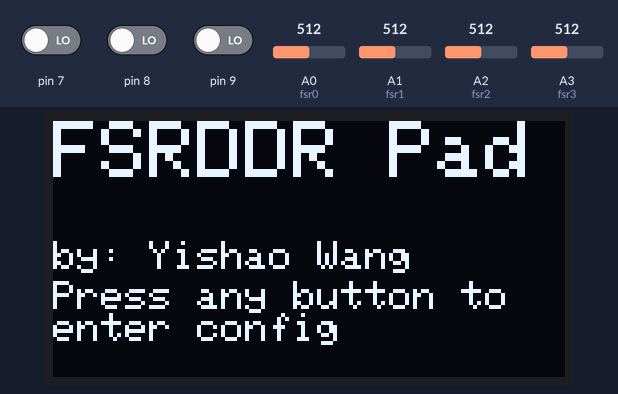
The sketch below on a simulated Arduino Leonardo, built with avr-gcc and run on an emulated ATmega32U4. On the bench: 128×64 one-colour display. Inputs (shaded band) come from the test bench; at power-on: pin 7 LOW, pin 8 LOW, pin 9 LOW, A0 (fsr0) = 512, A1 (fsr1) = 512, A2 (fsr2) = 512, A3 (fsr3) = 512. USB keyboard and mouse output is not drawn.

Above: at 1.2 s.
1.3 s: pin 7 driven HIGH
At 1.83 s:
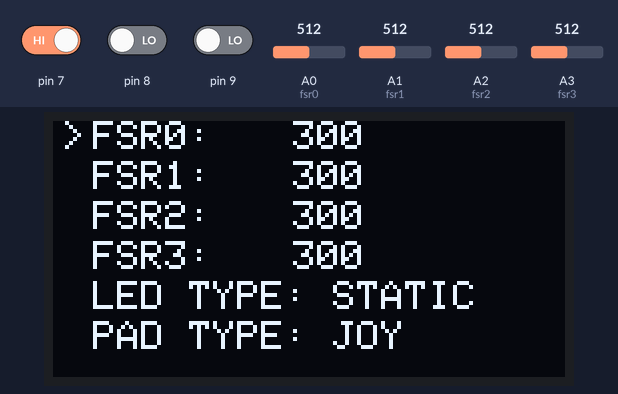
4.3 s: pin 8 driven HIGH
At 4.5 s:
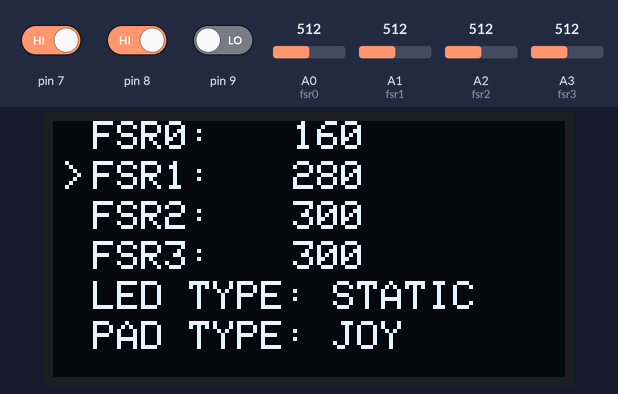
5.8 s: pin 9 driven HIGH
At 6.17 s:
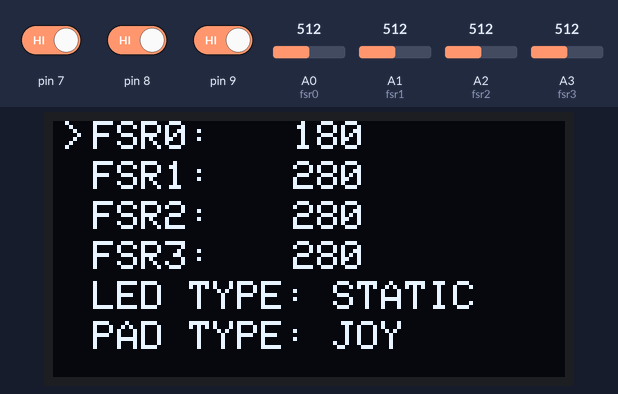
7.5 s: pin 9 driven LOW
At 8.18 s:
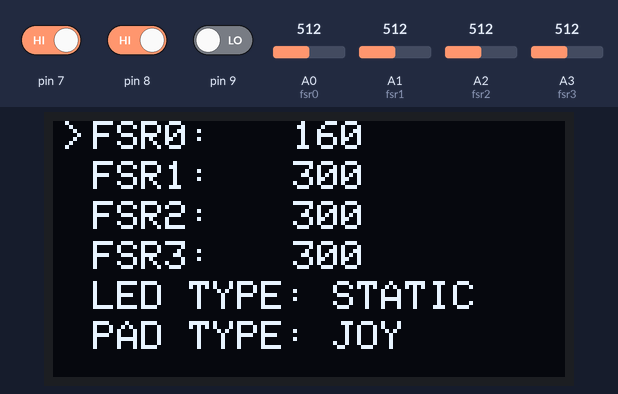
10.5 s: pin 7 driven LOW
At 10.85 s:
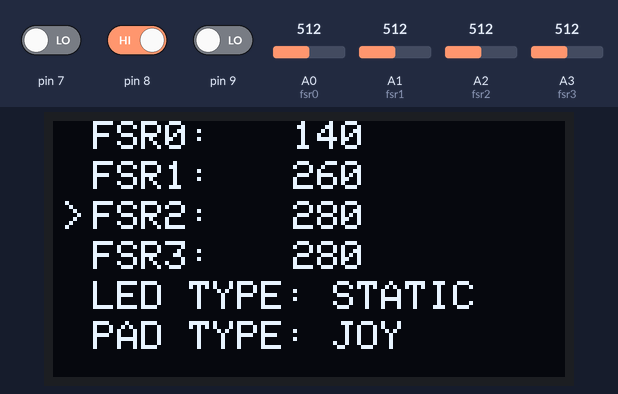
Timing chart, 0 to 13.1 s (numbered marks = the images above; inputs shaded):
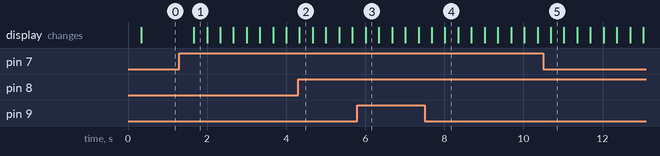

Measured:
- after the input at 1.3 s, the display: changes after 0.37 s (image 1)

The sketch:

ywang1055_lab_custom.ino
```cpp
/* Your Name & E-mail: Yishao Wang <ywang1055@ucr.edu>
* Lab Section: 21
* Assignment: Custom Lab Assignment - DDRPad
* Exercise Description: [optional - include for your own benefit]
*
* I acknowledge all content contained herein, excluding
*   template or example code, is my own original work.
*
* Demo Link:
*/
#include <Joystick.h>
#include <EEPROM.h>
#include <Wire.h>
#include <Adafruit_GFX.h>
#include <Adafruit_SSD1306.h>

// FSR
Joystick_ Joystick;
const int fsr0 = 18;
const int fsr1 = 19;
const int fsr2 = 20;
const int fsr3 = 21;
int fsr0_read;
int fsr1_read;
int fsr2_read;
int fsr3_read;
int fsr0_threashold = 300;
int fsr1_threashold = 300;
int fsr2_threashold = 300;
int fsr3_threashold = 300;

// Menu / LCD
byte menuCount = 0;
byte idleTimer = 0;
Adafruit_SSD1306 display(128, 64, &Wire, -1);

// Tasks
typedef struct task {
  int state;
  unsigned long period;
  unsigned long elapsedTime;
  int (*TickFct)(int);
} task;

const unsigned short tasksNum = 2;
task tasks[tasksNum];

enum Pad_States { PAD_START };
int TickFct_Pad(int state);

enum Lcd_States { LCD_START, LCD_MENU, LCD_MENUCHECK };
int TickFct_Lcd(int state);

void setup() {
  pinMode(fsr0, INPUT_PULLUP);
  pinMode(fsr1, INPUT_PULLUP);
  pinMode(fsr2, INPUT_PULLUP);
  pinMode(fsr3, INPUT_PULLUP);
  Serial.begin(9600);
  Joystick.begin();
  display.begin(SSD1306_SWITCHCAPVCC, 0x3C);
  display.clearDisplay();
  display.setTextColor(WHITE);

  unsigned char i = 0;
  tasks[i].state = PAD_START;
  tasks[i].period = 1;
  tasks[i].elapsedTime = 0;
  tasks[i].TickFct = &TickFct_Pad;
  i++;
  tasks[i].state = LCD_START;
  tasks[i].period = 300;
  tasks[i].elapsedTime = 0;
  tasks[i].TickFct = &TickFct_Lcd;
}

int TickFct_Pad(int state){
  switch(state){ // state transition
    case PAD_START:
      state = PAD_START;
      break;
      }
   switch(state){ // state action
    case PAD_START:
      fsr0_read = analogRead(fsr0);
      fsr1_read = analogRead(fsr1);
      fsr2_read = analogRead(fsr2);
      fsr3_read = analogRead(fsr3);
      if(fsr0_read > fsr0_threashold){
        Joystick.setButton(0, 1);
      }
      else{
        Joystick.setButton(0, 0);
      }
      if(fsr1_read > fsr1_threashold){
        Joystick.setButton(1, 1);
      }
      else{
        Joystick.setButton(1, 0);
      }
      if(fsr2_read > fsr2_threashold){
        Joystick.setButton(2, 1);
      }
      else{
        Joystick.setButton(2, 0);
      }
      if(fsr3_read > fsr3_threashold){
        Joystick.setButton(3, 1);
      }
      else{
        Joystick.setButton(3, 0);
      }
      break;
  }
  return state;
}

void menuNav(){
  if(digitalRead(8) == HIGH){
    menuCount++;
  }
  if(menuCount > 5){
    menuCount = 0;
  }
  if(menuCount == 0){
    if(digitalRead(9) == HIGH){
      fsr0_threashold += 20;
    }
    else if(digitalRead(7) == HIGH){
      fsr0_threashold -= 20;
    }
  }
  if(menuCount == 1){
    if(digitalRead(9) == HIGH){
      fsr1_threashold += 20;
    }
    else if(digitalRead(7) == HIGH){
      fsr1_threashold -= 20;
    }
  }
  if(menuCount == 2){
    if(digitalRead(9) == HIGH){
      fsr2_threashold += 20;
    }
    else if(digitalRead(7) == HIGH){
      fsr2_threashold -= 20;
    }
  }
  if(menuCount == 3){
    if(digitalRead(9) == HIGH){
      fsr3_threashold += 20;
    }
    else if(digitalRead(7) == HIGH){
      fsr3_threashold -= 20;
    }
  }
}

int TickFct_Lcd(int state){
  switch(state){  //state transition
    case LCD_START:
      idleTimer = 0;
      if(digitalRead(7) == HIGH || digitalRead(8) == HIGH || digitalRead(9) == HIGH){
        state = LCD_MENU;
        }
      else{
        state = LCD_START;
        }
      break;
    case LCD_MENU:
      state = LCD_MENU;
      menuNav();
      if(digitalRead(7) == LOW && digitalRead(8) == LOW && digitalRead(9) == LOW){
        idleTimer++;
      }
      else{
        idleTimer = 0;
      }
      if(idleTimer >= 21){
        state = LCD_START;
      }
      break;
  }
  switch(state){  //state action
    case LCD_START:
      display.clearDisplay();
      display.setCursor(0,0);
      display.setTextSize(2);
      display.print("FSRDDR Pad");
      display.setCursor(0,30);
      display.setTextSize(1);
      display.print("by: Yishao Wang");
      display.setCursor(0,40);
      display.print("Press any button to \n");
      display.print("enter config");
      display.display();
      break;
    case LCD_MENU:
      display.clearDisplay();

      display.setTextSize(1);
      display.setCursor(10, 0);
      display.println("FSR0:");
      display.setCursor(60, 0);
      display.println(fsr0_threashold);

      display.setCursor(10, 10);
      display.println("FSR1:");
      display.setCursor(60, 10);
      display.println(fsr1_threashold);

      display.setCursor(10, 20);
      display.println("FSR2:");
      display.setCursor(60, 20);
      display.println(fsr2_threashold);

      display.setCursor(10, 30);
      display.println("FSR3:");
      display.setCursor(60, 30);
      display.println(fsr3_threashold);

      display.setCursor(10, 40);
      display.println("LED TYPE:");
      display.setCursor(70, 40);
      display.println("STATIC");

      display.setCursor(10, 50);
      display.println("PAD TYPE:");
      display.setCursor(70, 50);
      display.println("JOY");

      display.setCursor(2, (menuCount * 10));
      display.println(">");

      display.display();
      break;
  }
  return state;
}

void loop() {
  unsigned char i;
  for (i = 0; i < tasksNum; ++i) {
     if ( (millis() - tasks[i].elapsedTime) >= tasks[i].period) {
        tasks[i].state = tasks[i].TickFct(tasks[i].state);
        tasks[i].elapsedTime = millis(); // Last time this task was ran
     }
   }
  delay(1);
}
```
